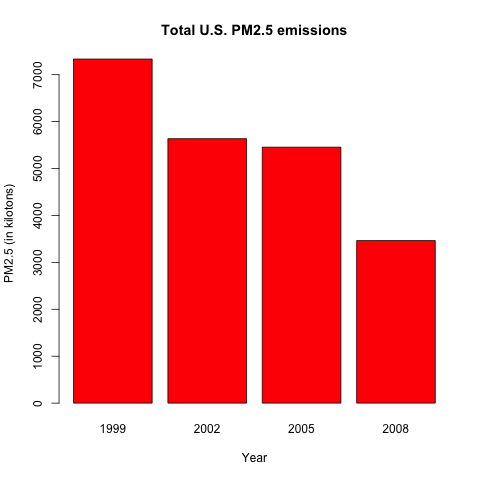

R code for this plot:
source('readSamples.R')

# Read NEI PM2.5 data frame
NEI <- readNEI()

# Calculate total emissions by year, ignoring missing values
totalEmissionsByYear <- with(NEI, tapply(Emissions, year, sum, rm.na=T))

# Scale emissions from tons to kilotons
totalEmissionsByYear = 
  totalEmissionsByYear / 1000

# Choose not to show scientific notation for ease of consumption
options(scipen=5)

# Question:
# Have total emissions from PM2.5 decreased in the United States from 1999 to 2008? 
# Using the base plotting system, make a plot showing the total 
# PM2.5 emission from all sources for each of the years 1999, 2002, 2005, and 2008.

# Bar plot.
#   X: Years between 1999 and 2008
#   Y: Total PM2.5 emissions in tons
barplot(
  totalEmissionsByYear,
  main='Total U.S. PM2.5 emissions',
  xlab='Year',
  ylab='PM2.5 (in kilotons)',
  col='red'
)

# Persist rendering as a png
dev.print(png, 'plot1.png', width=480, height=480)

# Answer:
# From looking at the summarized data contained in the plot it seems clear
# that the total emissions of PM2.5 at the recorded locations have decreased from previous
# years records.

dev.off()
